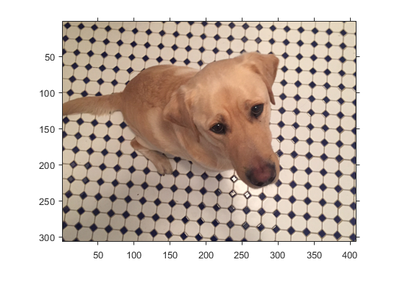
%> input picture kobi.png, 420 x 288 px, shrunk from 582 x 399 before the run
$ octave final_ref.m   (GNU Octave 9; MATLAB toolbox functions it lacks are replaced by stand-ins)
%> lines starting %> are read from the running program, lines starting %| are printed output that depends on the picture; in (x1, y1, x2, y2) boxes, pixels count from 0 and x2, y2 are one past the last pixel; in counts of white or black regions, pixels touching at a corner belong together; the program's own positions count from 1
### con2d.m
function [C] = con2d(X,W)
[r,c] = size(X);
X_pad  = zeros(r+2,c+2);
X_pad(2:r+1,2:c+1) = X;

[r,c] = size(X_pad);
C = zeros(r-2,c-2);
for i = 1:r-2
    for j = 1:c-2
        C(i,j) = sum(W.*X_pad(i:i+2,j:j+2),'all');
    end
end

### final_ref.m
clear;

A = imread('kobi.png');
%> A is the input picture: size 288x420x3 uint8; mean R, G, B 209.8, 197.5, 189


W_1 = [0,-1,0;
     -1,5,-1;
     0,-1,0];

W_2 = [1/16,2/16,1/16;
       2/16,4/16,2/16;
       1/16,2/16,1/16
       ];
W_3 = [-1,-1,-1;
        -1,8,-1;
        -1,-1,-1];

A_R=A(:,:,1);
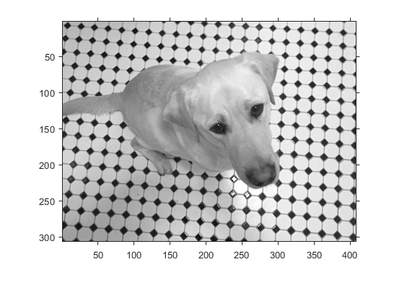
%> A_R: size 288x420 uint8; min 8, max 255, mean 209.8
A_G=A(:,:,2);
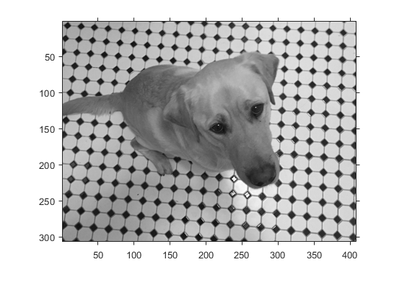
%> A_G: size 288x420 uint8; min 7, max 255, mean 197.5
A_B=A(:,:,3);
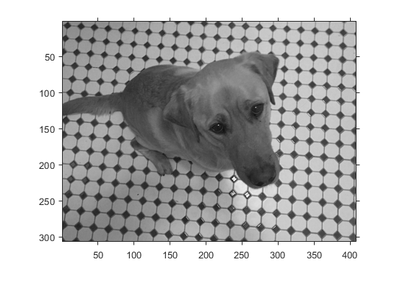
%> A_B: size 288x420 uint8; min 15, max 255, mean 189

div = 8;
[r,c] = size(A_R);
%> r = 288; c = 420
A_R_p = zeros(r,c+2);
A_R_p(:,2:c+1) = A_R;
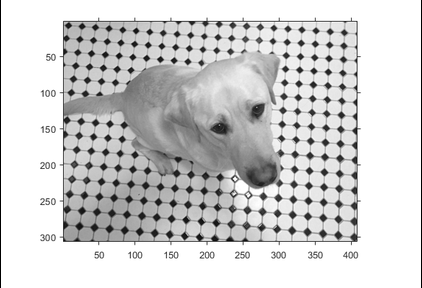
%> A_R_p: size 288x422 double; min 0, max 255, mean 208.8
[r,c] = size(A_R_p);
%> c = 422
column_div = c/div;
%> column_div = 52.75
for i=1:8
A_R_div{i} = A_R_p(:,1+(i-1)*column_div:i*column_div);
end
%> after the loop, A_R_div = 8 items

%convolution 2d

for i=1:8
    C{i}=con2d(A_R_div{i},W_1);
end
%> after the loop, C = 8 items

C_all = zeros(r,c);
for i=1:8
    C_all(:,1+(i-1)*column_div:i*column_div) = C{i};
end
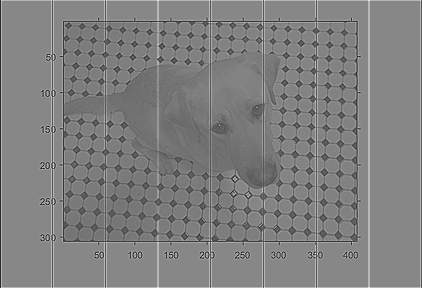
%> C_all: size 288x422 double; min -467, max 893, mean 215.7; drawn with min black and max white
C_all(C_all<0) = 0;
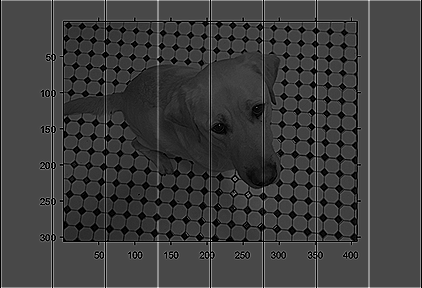
%> C_all: size 288x422 double; 4.68% of pixels changed, all inside (x1, y1, x2, y2) = (0, 0, 361, 288); drawn with min black and max white
imshow(C_all);
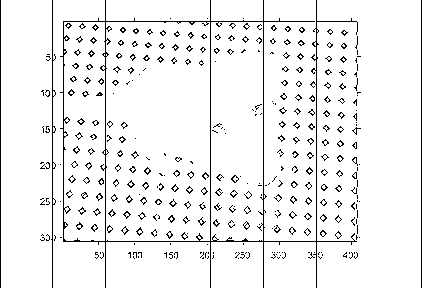
%> displayed picture: size 288x422, on the screen's scale of 0 to 255; 93.9% white; black in thin lines or dots
